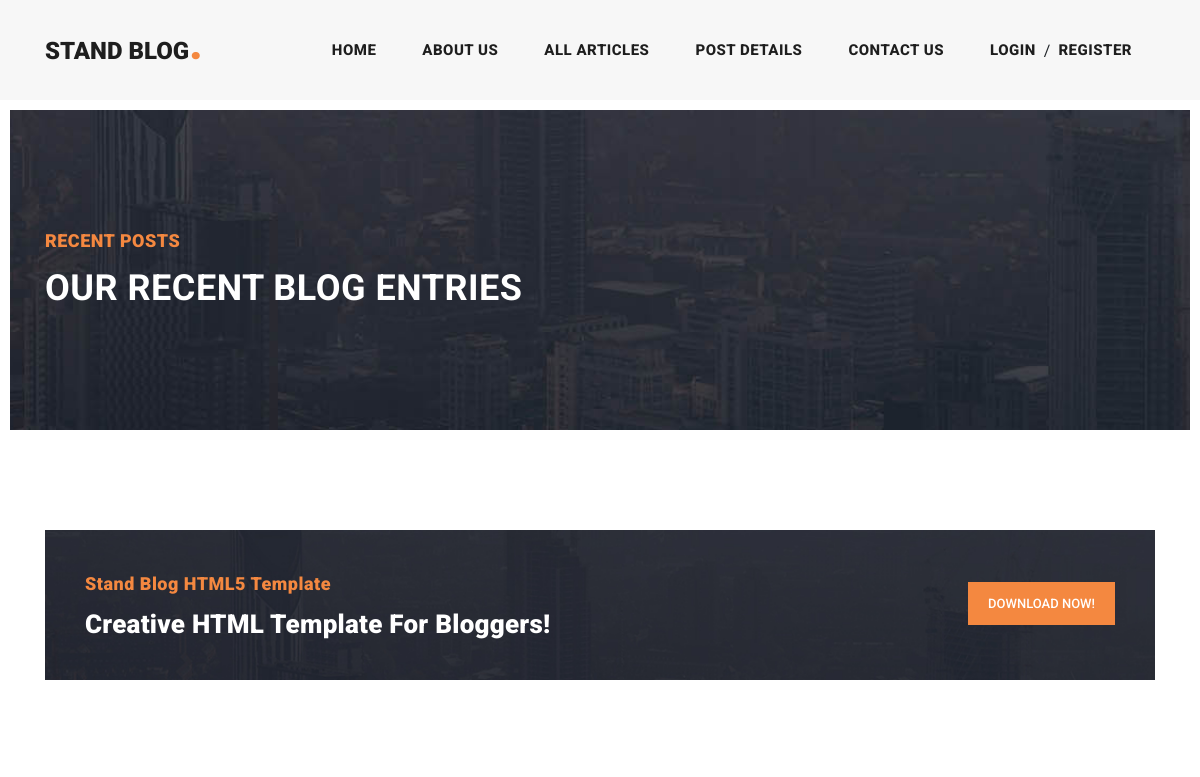
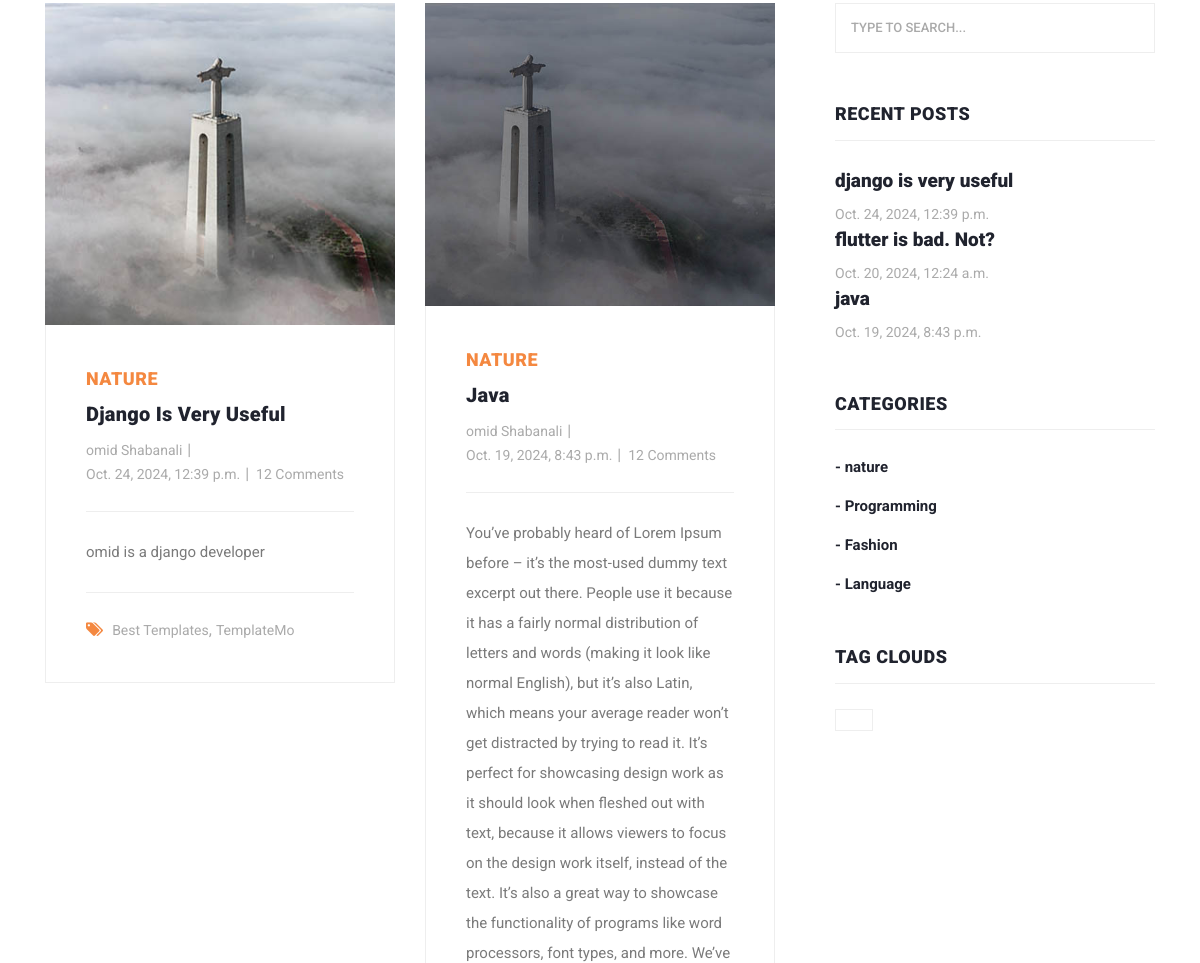
Page /articles/category/1 (upper part) on the earlier database version (2 pictures, top to bottom).
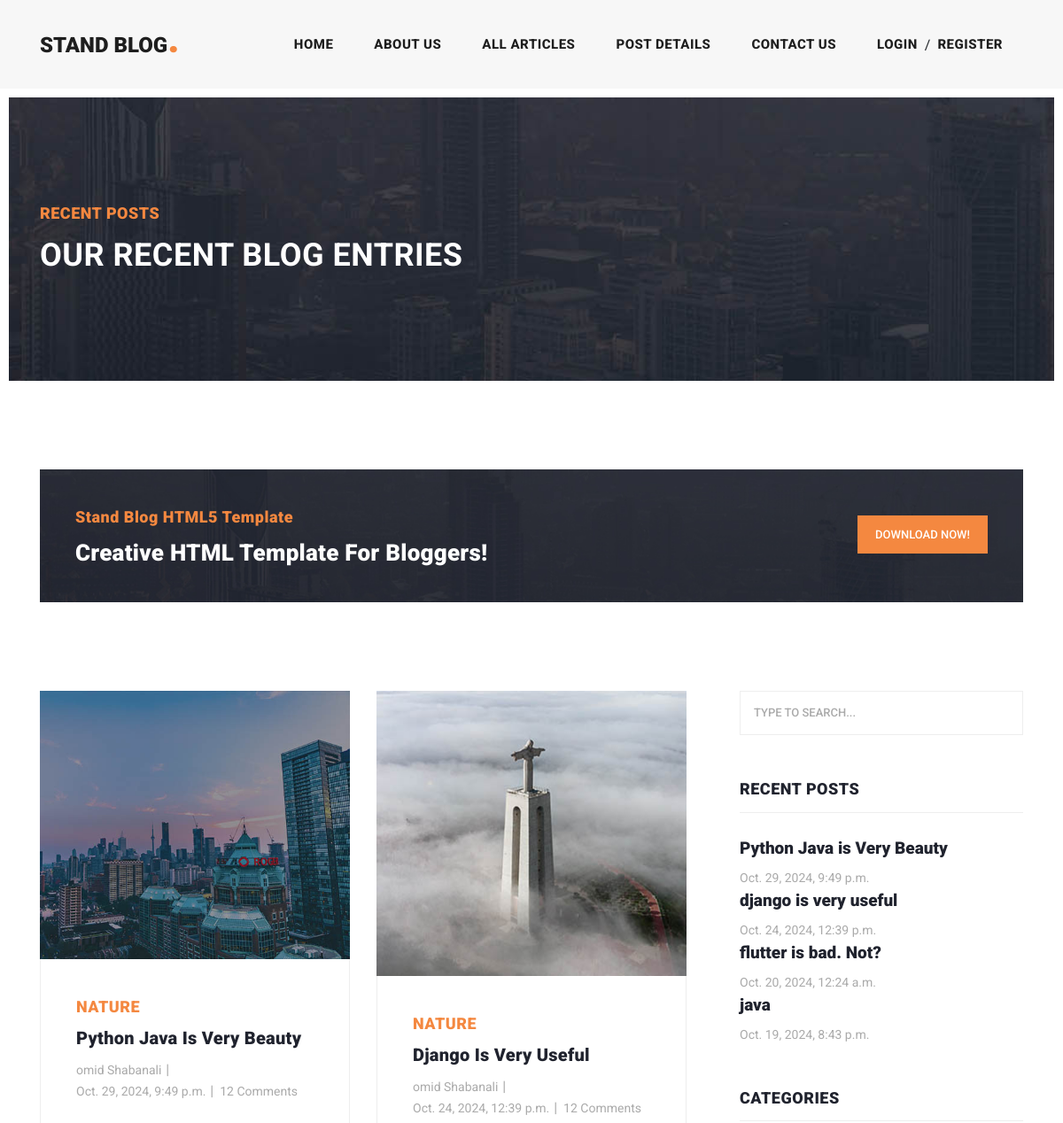
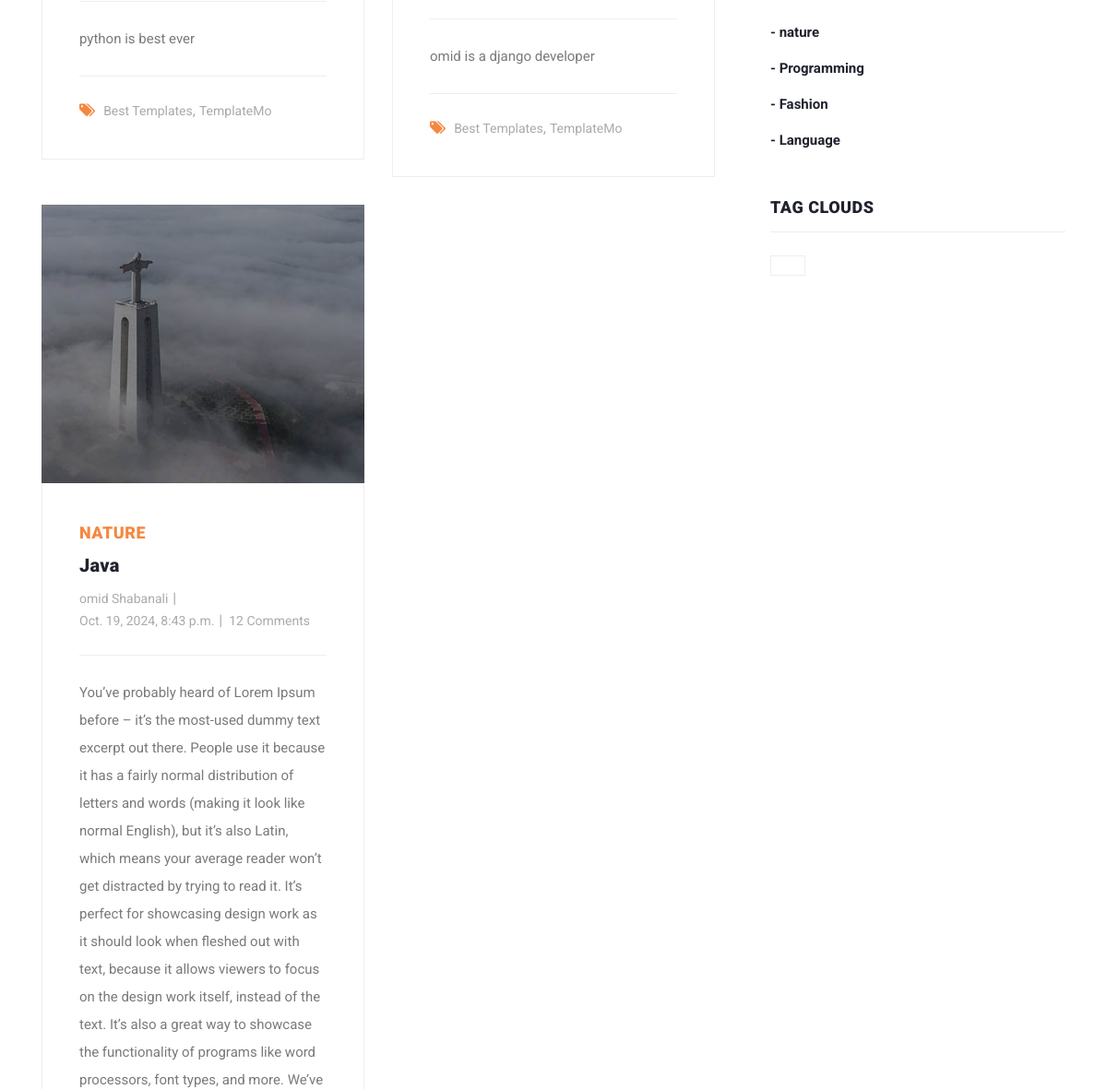
Same page on the later database version (2 pictures, top to bottom).
### blog/models.py (models this page shows, shortened)
class Article(models.Model):
    CHOICES = (
        ('A', 'پایتون'),
        ('B', 'جنگو')
    )
    author = models.ForeignKey(User, on_delete=models.CASCADE, related_name='articles')
    category = models.ManyToManyField(Category, related_name='articles')
    title = models.CharField(max_length=70)
    body = models.TextField()
    image = models.ImageField(upload_to='images/articles')
    created = models.DateTimeField(auto_now_add=True)
    updated = models.DateTimeField(auto_now=True)
    myfile = models.FileField(upload_to='test', null=True)
    status = models.BooleanField(default=True)
    published = models.BooleanField(default=True)
    objects = models.Manager()
    custom_manager = ArticleManager()
    slug = models.SlugField(blank=True, unique=True)
    class Meta:
        ordering = ('-created',)

class Category(models.Model):
    title = models.CharField(max_length=100)
    created = models.DateTimeField(auto_now_add=True)
    def __str__(self):
        return self.title

### blog/views.py (the view)
# urls.py: path('category/<int:pk>', views.category_detail, name='category_detail'),
def category_detail(request, pk=None):
    category = get_object_or_404(Category, id=pk)
    articles = category.articles.all()
    return render(request, "blog/articles_list.html", {'articles': articles})

### context_processors/context_processors.py (called while the page is built)
def recent_articles(request):
    recent_articles = Article.objects.order_by('-created')
    categories = Category.objects.all()
    return {'recent_articles': recent_articles, 'categories':categories}

### blog/templates/blog/articles_list.html (shortened to what this page needs)
{% extends 'base.html' %}
{% load static %}
{% block content %}
    <div class="heading-page header-text">
        <section class="page-heading">
            <div class="container">
                <div class="row">
                    <div class="col-lg-12">
                        <div class="text-content">
                            <h4>Recent Posts</h4>
                            <h2>Our Recent Blog Entries</h2>
                        </div>
                    </div>
                </div>
            </div>
        </section>
    </div>
    <section class="call-to-action">
        <div class="container">
            <div class="row">
                <div class="col-lg-12">
                    <div class="main-content">
                        <div class="row">
                            <div class="col-lg-8">
                                <span>Stand Blog HTML5 Template</span>
                                <h4>Creative HTML Template For Bloggers!</h4>
                            </div>
                            <div class="col-lg-4">
                                <div class="main-button">
                                    <a href="https://templatemo.com/tm-551-stand-blog" target="_parent">Download
                                        Now!</a>
                                </div>
                            </div>
                        </div>
                    </div>
                </div>
            </div>
        </div>
    </section>
    <section class="blog-posts grid-system">
        <div class="container">
            <div class="row">
                <div class="col-lg-8">
                    <div class="all-blog-posts">
                        <div class="row">
                            {% for article in articles %}
                                <div class="col-lg-6">
                                    <div class="blog-post">
                                        <div class="blog-thumb">
                                            <img src="{{ article.image.url }}" alt="">
                                        </div>
                                        <div class="down-content">
                                            <span>{{ article.category.all.first }}</span>
                                            <a href="post-details.html"><h4>{{ article.title }}</h4></a>
                                            <ul class="post-info">
                                                <li><a href="#">{{ article.author.get_full_name }}</a></li>
                                                <li><a href="#">{{ article.created }}</a></li>
                                                <li><a href="#">12 Comments</a></li>
                                            </ul>
                                            <p>{{ article.body }}</p>
                                            <div class="post-options">
                                                <div class="row">
                                                    <div class="col-lg-12">
                                                        <ul class="post-tags">
                                                            <li><i class="fa fa-tags"></i></li>
                                                            <li><a href="#">Best Templates</a>,</li>
                                                            <li><a href="#">TemplateMo</a></li>
                                                        </ul>
                                                    </div>
                                                </div>
                                            </div>
                                        </div>
                                    </div>
                                </div>
                            {% endfor %}
                        </div>
                    </div>
                </div>
                {% include "includes/sidebar.html" %}
            </div>
        </div>
    </section>
{% endblock %}

### templates/includes/sidebar.html
<div class="col-lg-4">
    <div class="sidebar">
        <div class="row">
            <div class="col-lg-12">
                <div class="sidebar-item search">
                    <form id="search_form" name="gs" method="GET" action="{% url "blog:search_articles" %}">
                        <input type="text" name="q" class="searchText" placeholder="type to search..."
                               autocomplete="on">
                    </form>
                </div>
            </div>
            <div class="col-lg-12">
                <div class="sidebar-item recent-posts">
                    <div class="sidebar-heading">
                        <h2>Recent Posts</h2>
                    </div>
                    <div class="content">
                        <ul>
                            <li><a href="post-details.html">
                                   {% for article in recent_articles %}
                                        <h5>{{ article.title }}</h5>
                                        <span>{{ article.created }}</span>
                                   {% endfor %}
                            </a></li>
                        </ul>
                    </div>
                </div>
            </div>
            <div class="col-lg-12">
                <div class="sidebar-item categories">
                    <div class="sidebar-heading">
                        <h2>Categories</h2>
                    </div>
                    <div class="content">
                        <ul>
                            {% for cat in categories %}
                                <li><a href="{% url "blog:category_detail" cat.id %}">- {{ cat.title }}</a></li>
                            {% endfor %}
                        </ul>
                    </div>
                </div>
            </div>
            <div class="col-lg-12">
                <div class="sidebar-item tags">
                    <div class="sidebar-heading">
                        <h2>Tag Clouds</h2>
                    </div>
                    <div class="content">
                        <ul>
                            <li><a href="#">{{ name }}</a></li>
                        </ul>
                    </div>
                </div>
            </div>
        </div>
    </div>
</div>

Differences in the rows shown:
added Article: image (picture), category.all.first "NATURE", title "Python Java Is Very Beauty", author.get_full_name "omid Shabanali", created "Oct. 29, 2024, 9:49 p.m.", body "python is best ever", title "Python Java is Very Beauty"
